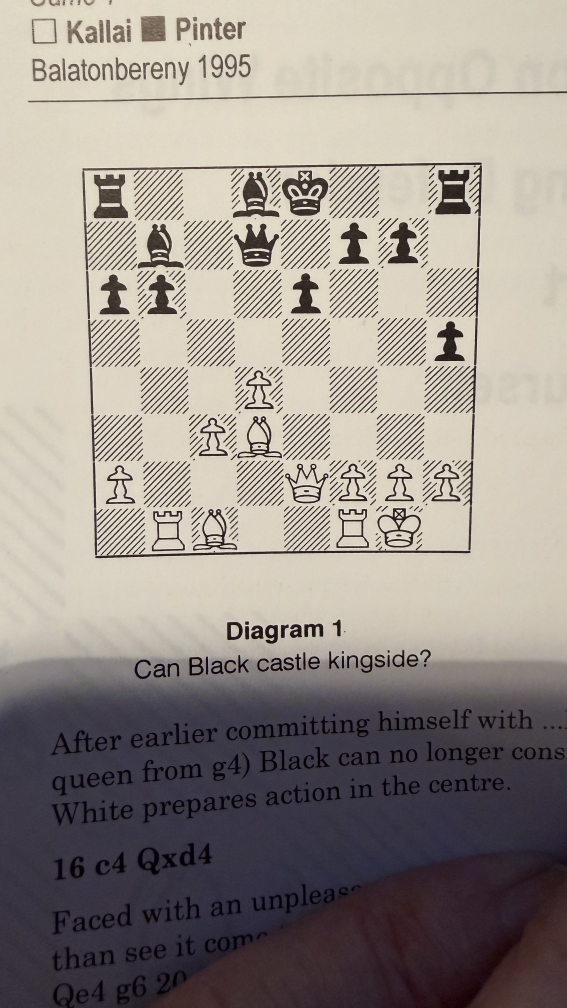
#> input picture test.jpg, 2268 x 4032 px (shown at 1/4 size)
$ python extract.py ../test.jpg out ../test.jpg
#> lines starting #> are read from the running program, lines starting #| are printed output that depends on the picture; after the words box and inside, x2 and y2 are one past the last pixel; in counts of white or black regions, pixels touching at a corner belong together
from __future__ import annotations

import cv2
import numpy as np
from pathlib import Path
from typing import List, Tuple, Optional


CLASSES_13 = [
    "empty",
    "wP", "wN", "wB", "wR", "wQ", "wK",
    "bP", "bN", "bB", "bR", "bQ", "bK",
]


def square_name(row: int, col: int) -> str:
    """
    row, col are 0-based in image coordinates (row 0 = top).
    Returns algebraic like a8..h1.
    """
    file_ = chr(ord("a") + col)
    rank = 8 - row
    return f"{file_}{rank}"


def autocrop_inner_board(warped_bgr: np.ndarray, thresh: int = 70) -> np.ndarray:
    """
    Optional: remove a thin dark frame from a warped board.
    Designed to be conservative (should not eat real squares).
    """
    g = cv2.cvtColor(warped_bgr, cv2.COLOR_BGR2GRAY)
    _, mask = cv2.threshold(g, thresh, 255, cv2.THRESH_BINARY_INV)

    mask = cv2.morphologyEx(mask, cv2.MORPH_CLOSE, np.ones((5, 5), np.uint8), iterations=2)
    contours, _ = cv2.findContours(mask, cv2.RETR_EXTERNAL, cv2.CHAIN_APPROX_SIMPLE)

    if not contours:
        return warped_bgr

    c = max(contours, key=cv2.contourArea)
    x, y, w, h = cv2.boundingRect(c)

    # Conservative inward pad to remove border/frame pixels
    # Reduced from 0.015 to 0.008 (about 0.8% inward crop) to avoid cutting into pieces
    pad = max(1, int(0.008 * min(w, h)))
    x2, y2 = max(0, x + pad), max(0, y + pad)
    x3, y3 = min(warped_bgr.shape[1], x + w - pad), min(warped_bgr.shape[0], y + h - pad)

    # sanity: don't accept huge crop mistakes
    if (x3 - x2) < 0.7 * warped_bgr.shape[1] or (y3 - y2) < 0.7 * warped_bgr.shape[0]:
        return warped_bgr

    return warped_bgr[y2:y3, x2:x3]


def make_square(img: np.ndarray) -> np.ndarray:
    """
    Ensures the image is square by center-cropping.
    """
    h, w = img.shape[:2]
    s = min(h, w)
    y0 = (h - s) // 2
    x0 = (w - s) // 2
    return img[y0:y0 + s, x0:x0 + s]


def split_board_to_squares(
    board_bgr: np.ndarray,
    do_autocrop: bool = False,
) -> Tuple[List[List[np.ndarray]], int]:
    """
    Split a warped board image into an 8x8 grid of square images.

    Returns:
      squares: squares[row][col] with row 0 = rank 8 (top), col 0 = file a (left)
      sq_size: pixel size of each square crop
    """
    img = board_bgr
    if do_autocrop:
        img = autocrop_inner_board(img)

    img = make_square(img)
    h, w = img.shape[:2]
    s = min(h, w)

    # For safety, resize to a size divisible by 8 (prevents uneven last row/col)
    s2 = (s // 8) * 8
    if s2 != s:
        img = cv2.resize(img, (s2, s2), interpolation=cv2.INTER_AREA)
        s = s2

    sq = s // 8
    squares: List[List[np.ndarray]] = []

    for r in range(8):
        row = []
        y0, y1 = r * sq, (r + 1) * sq
        for c in range(8):
            x0, x1 = c * sq, (c + 1) * sq
            tile = img[y0:y1, x0:x1].copy()
            row.append(tile)
        squares.append(row)

    return squares, sq


def write_squares(
    squares: List[List[np.ndarray]],
    out_dir: str | Path,
    prefix: str,
    ext: str = "png",
) -> None:
    """
    Writes each square to disk with filename: <prefix>_a8.png ... <prefix>_h1.png
    """
    out_dir = Path(out_dir)
    out_dir.mkdir(parents=True, exist_ok=True)

    for r in range(8):
        for c in range(8):
            name = square_name(r, c)
            path = out_dir / f"{prefix}_{name}.{ext}"
            cv2.imwrite(str(path), squares[r][c])


def draw_grid_overlay(
    board_bgr: np.ndarray,
    sq_size: int,
) -> np.ndarray:
    """
    Draws an 8x8 grid + a8..h1 labels on top of a warped (square) board image.
    """
    img = board_bgr.copy()
    img = make_square(img)

    # resize to match sq_size exactly
    s2 = sq_size * 8
    if img.shape[0] != s2:
        img = cv2.resize(img, (s2, s2), interpolation=cv2.INTER_AREA)

    font = cv2.FONT_HERSHEY_SIMPLEX

    # grid lines
    for i in range(9):
        p = i * sq_size
        cv2.line(img, (0, p), (s2, p), (0, 255, 0), 1)
        cv2.line(img, (p, 0), (p, s2), (0, 255, 0), 1)

    # square labels
    for r in range(8):
        for c in range(8):
            label = square_name(r, c)
            x = c * sq_size + 3
            y = r * sq_size + 14
            cv2.putText(img, label, (x, y), font, 0.4, (0, 255, 0), 1, cv2.LINE_AA)

    return img


# ----------------------------
# CLI test usage
# ----------------------------
if __name__ == "__main__":
    import sys

    if len(sys.argv) < 3:
        print("Usage: python -m src.squares.extract <warped_board.png> <out_dir> [prefix]")
        raise SystemExit(1)

    board_path = sys.argv[1]
    out_dir = sys.argv[2]
    prefix = sys.argv[3] if len(sys.argv) >= 4 else Path(board_path).stem

    board = cv2.imread(board_path)
#> board is the input picture: shape (4032, 2268, 3); mean B, G, R 138.4, 145.1, 152.8
    if board is None:
        raise FileNotFoundError(board_path)

    squares, sq = split_board_to_squares(board, do_autocrop=True)
#> in autocrop_inner_board, `_, mask = cv2.threshold(g, thresh, 255, cv2.THRESH_BINARY_INV)`:
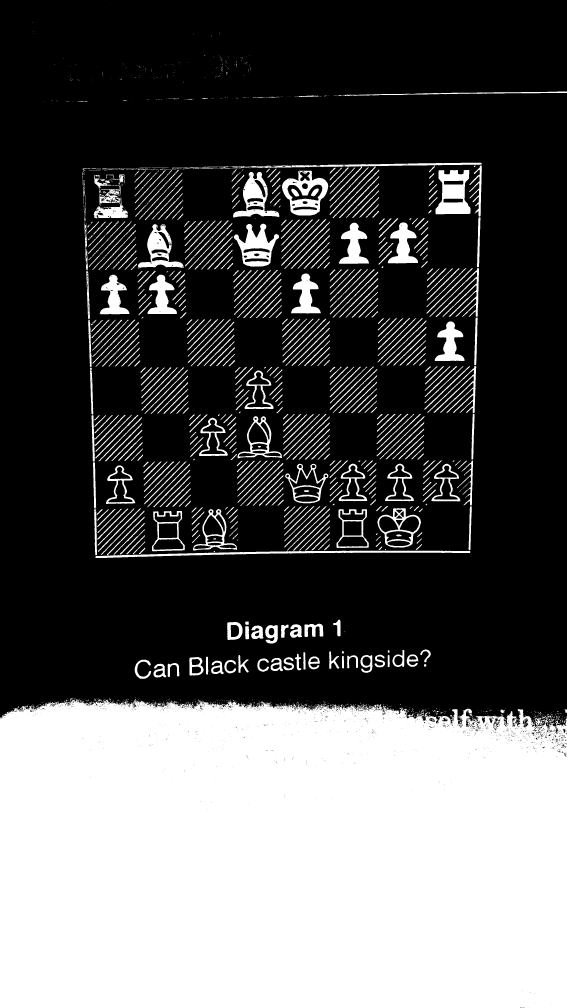
#> mask: shape (4032, 2268) (shown at 1/4 size); 34.7% white; 1659 white regions (1050 under 20 px), largest, box (x1, y1, x2, y2) and area: (0, 2796, 2268, 4032) 2702512, (1742, 680, 1882, 857) 16179, (1128, 682, 1313, 862) 14662
#> in autocrop_inner_board, `mask = cv2.morphologyEx(mask, cv2.MORPH_CLOSE, np.ones((5, 5), np.uint..`:
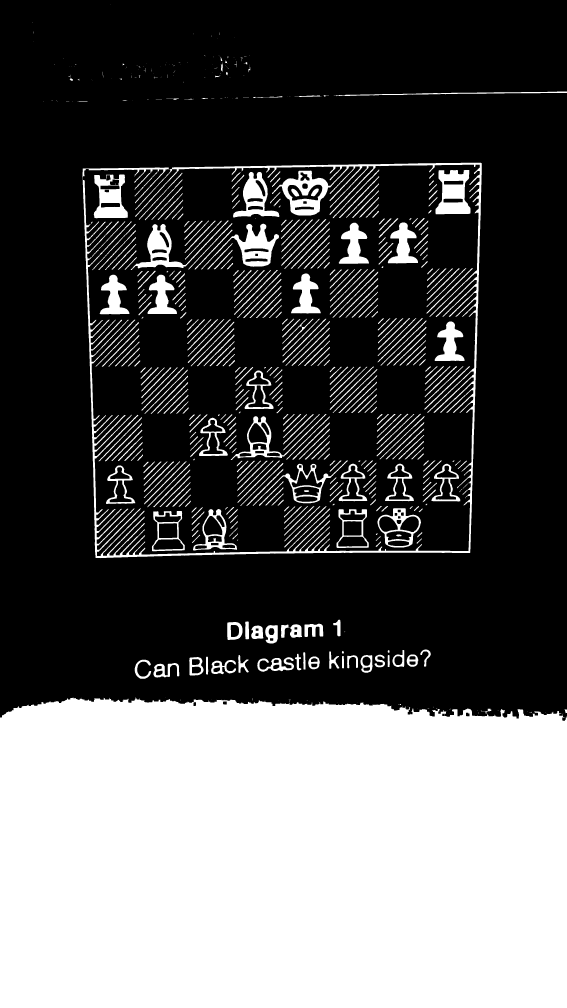
#> mask: shape (4032, 2268) (shown at 1/4 size); 35.4% white; 589 white regions (127 under 20 px)
#> in autocrop_inner_board, `contours, _ = cv2.findContours(mask, cv2.RETR_EXTERNAL, cv2.CHAIN_APPR..`: contours = 182 contours, 135 with area under 20; largest, box (x1, y1, x2, y2) and area: (0, 2789, 2268, 4032) 2734625, (330, 651, 1927, 2233) 2402714, (1029, 2629, 1176, 2687) 3907, (909, 2488, 970, 2560) 3754, (757, 2628, 814, 2702) 3496
#> in autocrop_inner_board, `c = max(contours, key=cv2.contourArea)`: c = contour of 1176 points, box (x1, y1, x2, y2) (0, 2789, 2268, 4032), area 2734625
#> in autocrop_inner_board, `x, y, w, h = cv2.boundingRect(c)`: x = 0; y = 2789; w = 2268; h = 1243
#> in autocrop_inner_board, `pad = max(1, int(0.008 * min(w, h)))`: pad = 9
#> in autocrop_inner_board, `x2, y2 = max(0, x + pad), max(0, y + pad)`: y2 = 2798
#> in autocrop_inner_board, `x3, y3 = min(warped_bgr.shape[1], x + w - pad), min(warped_bgr.shape[0..`: x3 = 2259; y3 = 4023
#> in split_board_to_squares, `img = cv2.resize(img, (s2, s2), interpolation=cv2.INTER_AREA)`:
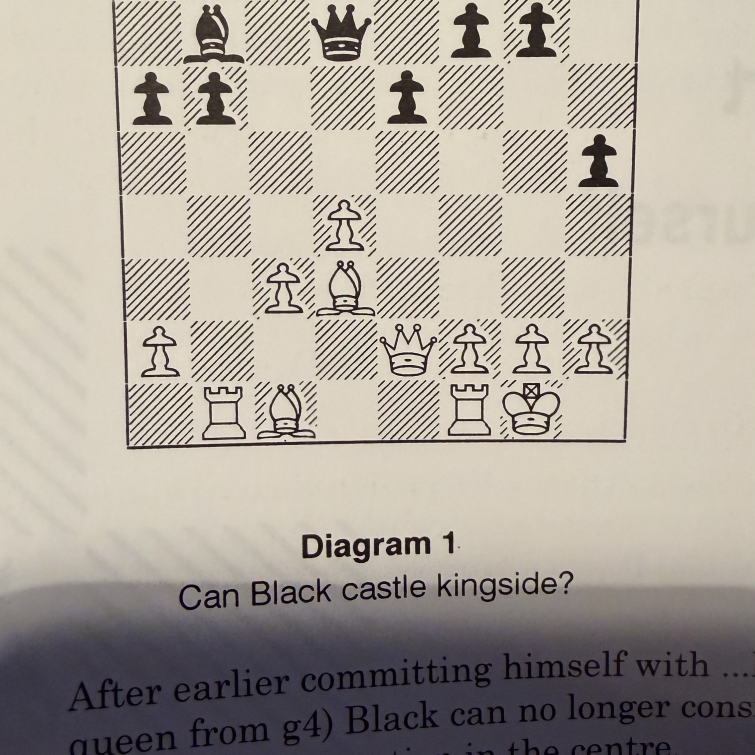
#> img: shape (2264, 2264, 3) (shown at 1/3 size); mean B, G, R 154.7, 164.3, 171.6
#> after the loop in split_board_to_squares, `for r in range(8):`: squares = 8 items
#> squares = 8 items; sq = 283
    write_squares(squares, out_dir, prefix)
#> the loop in write_squares, `for r in range(8):` made 8 passes
#> pass 1, in write_squares, `cv2.imwrite(str(path), squares[r][c])`:
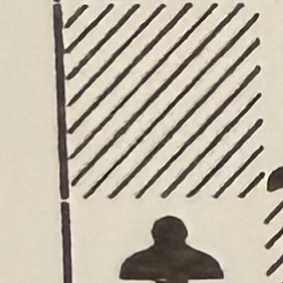
#> saved as test.jpg_b8.png: shape (283, 283, 3); mean B, G, R 168.1, 183.1, 191
#> pass 1, in write_squares, `cv2.imwrite(str(path), squares[r][c])`:
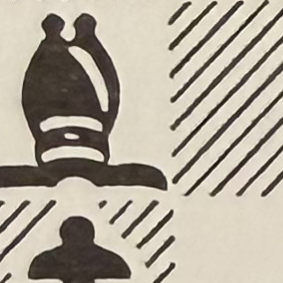
#> saved as test.jpg_c8.png: shape (283, 283, 3); mean B, G, R 154.5, 168.8, 176.9
#> pass 1, in write_squares, `cv2.imwrite(str(path), squares[r][c])`:
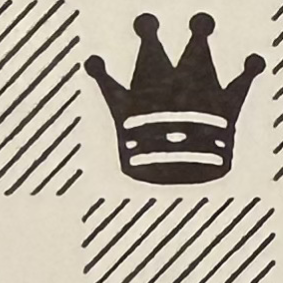
#> saved as test.jpg_d8.png: shape (283, 283, 3); mean B, G, R 154.4, 168.4, 176.4

    overlay = draw_grid_overlay(board, sq)
#> in draw_grid_overlay, `s2 = sq_size * 8`: s2 = 2264
#> in draw_grid_overlay, `font = cv2.FONT_HERSHEY_SIMPLEX`: font = 0
#> the loop in draw_grid_overlay, `for i in range(9):` made 9 passes
#> p on passes 1 to 9: 0, 283, 566, 849, 1132, 1415, 1698, 1981, 2264
#> after the loop in draw_grid_overlay, `for i in range(9):`:
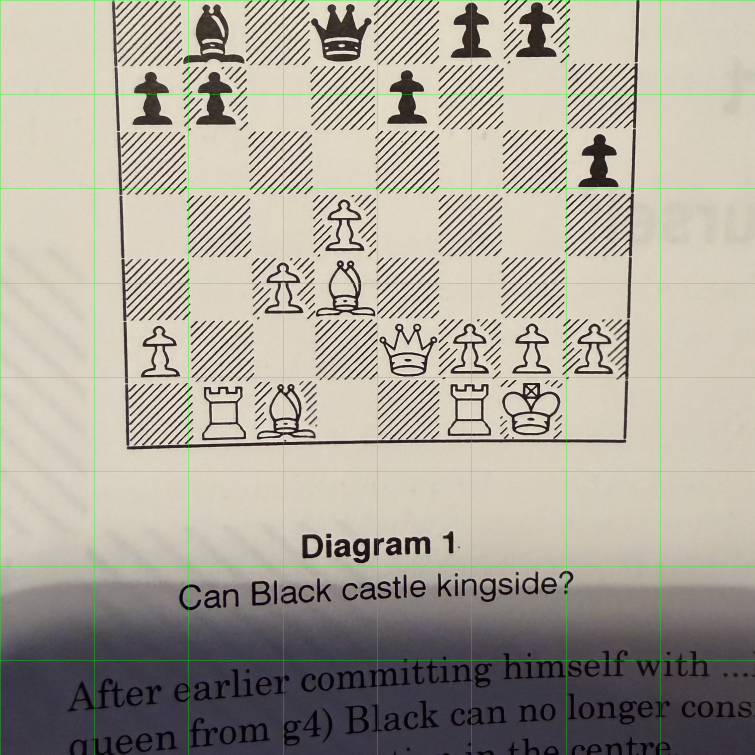
#> img: shape (2264, 2264, 3) (shown at 1/3 size); mean B, G, R 153.6, 164.8, 170.3
    overlay_path = Path(out_dir) / f"{prefix}_overlay.png"
    cv2.imwrite(str(overlay_path), overlay)

    print(f"Wrote 64 squares to: {out_dir}")
    print(f"Wrote overlay to: {overlay_path}")
